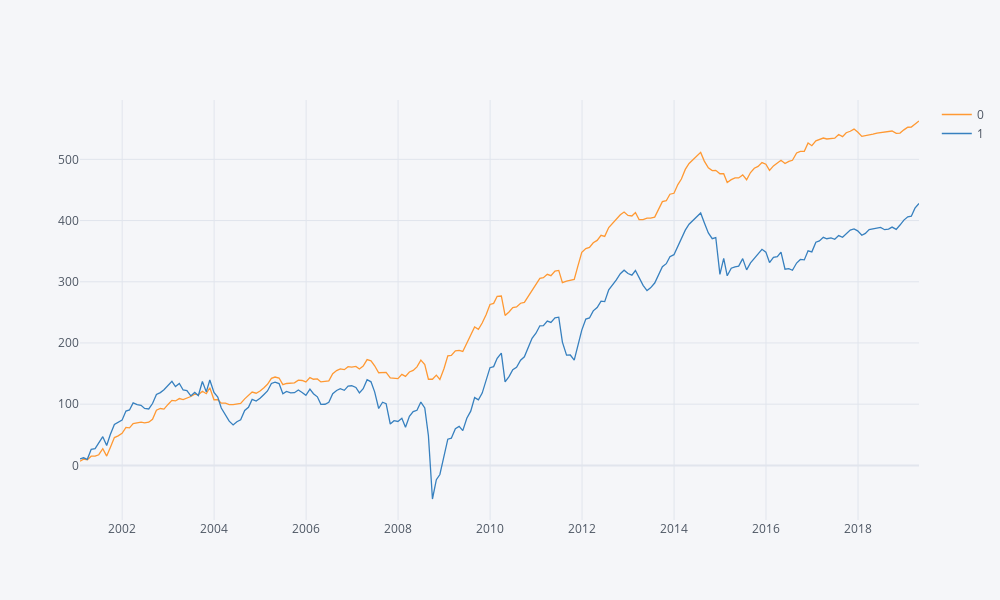

This figure's notebook cell:
### Code cell
pnl = train_pnl.sum(axis=1)
print(sqrt(12)*pnl.mean()/pnl.std())
print(sqrt(12)*y_train.sum(axis=1).mean()/y_train.sum(axis=1).std())
pd.concat([pnl, y_train.sum(axis=1)], axis=1).cumsum().iplot()

### Figure 1 — Plotly figure (JSON) as saved in the notebook; plotly's stock layout.template omitted (floating-point values rounded to 4 significant figures; data arrays with more than 128 entries replaced by an {"elided": "..."} marker saying what was removed)
{"data": [{"line": {"color": "rgba(255, 153, 51, 1.0)", "dash": "solid", "shape": "linear", "width": 1.3}, "mode": "lines", "name": "0", "text": "", "type": "scatter", "x": {"elided": "220 str values"}, "y": {"elided": "220 float values"}}, {"line": {"color": "rgba(55, 128, 191, 1.0)", "dash": "solid", "shape": "linear", "width": 1.3}, "mode": "lines", "name": "1", "text": "", "type": "scatter", "x": {"elided": "220 str values"}, "y": {"elided": "220 float values"}}], "layout": {"height": 600, "legend": {"bgcolor": "#F5F6F9", "font": {"color": "#4D5663"}}, "paper_bgcolor": "#F5F6F9", "plot_bgcolor": "#F5F6F9", "title": {"font": {"color": "#4D5663"}}, "width": 1000, "xaxis": {"gridcolor": "#E1E5ED", "showgrid": true, "tickfont": {"color": "#4D5663"}, "title": {"font": {"color": "#4D5663"}, "text": ""}, "zerolinecolor": "#E1E5ED"}, "yaxis": {"gridcolor": "#E1E5ED", "showgrid": true, "tickfont": {"color": "#4D5663"}, "title": {"font": {"color": "#4D5663"}, "text": ""}, "zerolinecolor": "#E1E5ED"}}}
